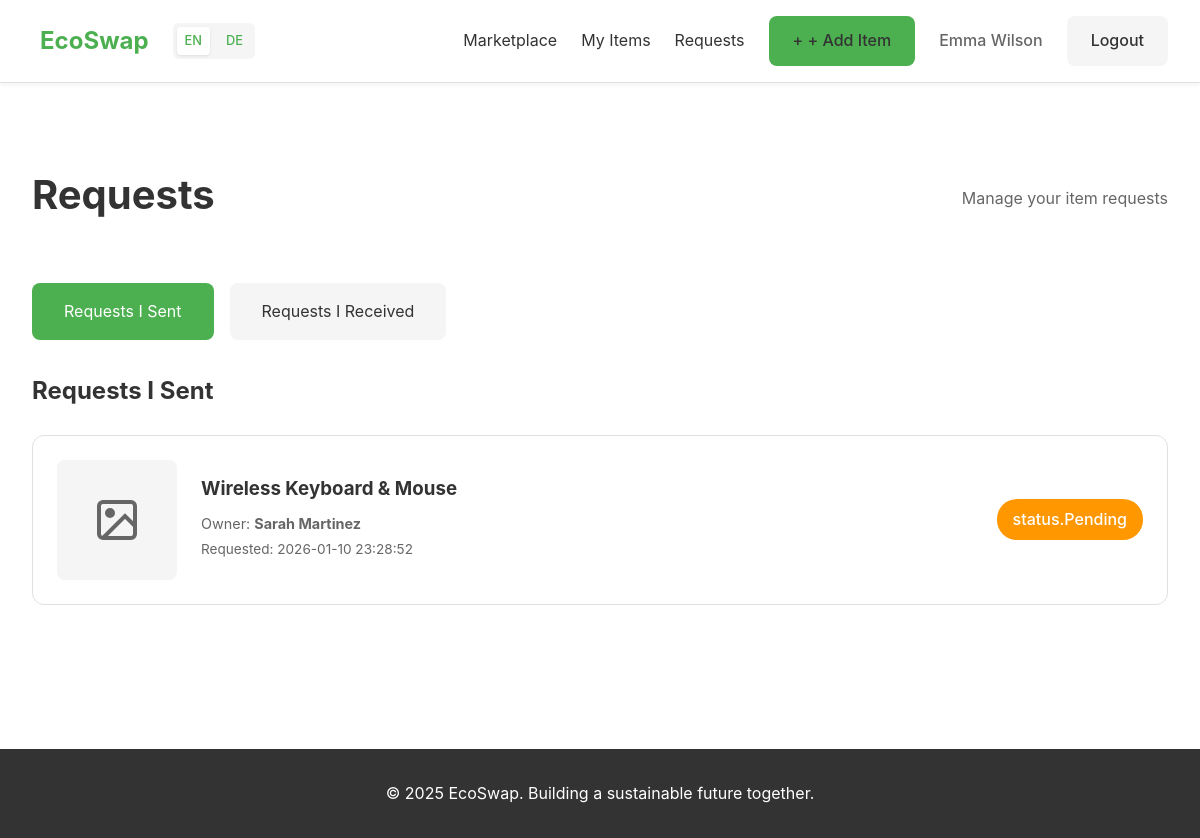
/my-requests (signed in), run on the app's committed database.
### tables this page shows
CREATE TABLE requests (
        id INTEGER PRIMARY KEY AUTOINCREMENT,
        listing_id INTEGER NOT NULL,
        requester_id INTEGER NOT NULL,
        status TEXT DEFAULT 'Pending',
        request_date TIMESTAMP DEFAULT CURRENT_TIMESTAMP,
        FOREIGN KEY (listing_id) REFERENCES listings (id),
        FOREIGN KEY (requester_id) REFERENCES users (id)
    );

CREATE TABLE listings (
        id INTEGER PRIMARY KEY AUTOINCREMENT,
        user_id INTEGER NOT NULL,
        title TEXT NOT NULL,
        description TEXT NOT NULL,
        category TEXT NOT NULL,
        condition TEXT NOT NULL,
        listing_type TEXT NOT NULL,
        status TEXT DEFAULT 'Active',
        image_path TEXT,
        created_at TIMESTAMP DEFAULT CURRENT_TIMESTAMP,
        FOREIGN KEY (user_id) REFERENCES users (id)
    );

CREATE TABLE users (
        id INTEGER PRIMARY KEY AUTOINCREMENT,
        email TEXT UNIQUE NOT NULL,
        password TEXT NOT NULL,
        display_name TEXT NOT NULL,
        location TEXT NOT NULL,
        is_admin INTEGER DEFAULT 0,
        created_at TIMESTAMP DEFAULT CURRENT_TIMESTAMP
    );

### app.py (the view)
@app.route('/my-requests')
def my_requests():
    if 'user_id' not in session:
        flash('Please login first!', 'error')
        return redirect(url_for('login'))
    conn = get_db()
    c = conn.cursor()
    c.execute('''SELECT r.*, l.title, l.image_path, u.display_name as owner_name
                 FROM requests r
                 JOIN listings l ON r.listing_id = l.id
                 JOIN users u ON l.user_id = u.id
                 WHERE r.requester_id = ?
                 ORDER BY r.request_date DESC''', (session['user_id'],))
    my_requests = c.fetchall()
    c.execute('''SELECT r.*, l.title, l.image_path, u.display_name as requester_name
                 FROM requests r
                 JOIN listings l ON r.listing_id = l.id
                 JOIN users u ON r.requester_id = u.id
                 WHERE l.user_id = ?
                 ORDER BY r.request_date DESC''', (session['user_id'],))
    received_requests = c.fetchall()
    conn.close()
    return render_template('my_requests.html', my_requests=my_requests, received_requests=received_requests)

### app.py (called while the page is built)
def get_t(key):
    lang = session.get('lang', 'en')
    current = translations.get(lang, {})
    keys = key.split('.')
    for k in keys:
        if isinstance(current, dict) and k in current:
            current = current[k]
        else:
            return key
    return current if isinstance(current, str) else key

@app.context_processor
def inject_t():
    return dict(t=get_t, current_lang=session.get('lang', 'en'))

def get_db():
    conn = sqlite3.connect('ecoswap.db')
    conn.row_factory = sqlite3.Row
    return conn

### templates/my_requests.html (shortened to what this page needs)
{% extends "base.html" %}
{% block content %}
<section class="requests-section">
    <div class="container">
        <div class="page-header">
            <h1>{{ t('dashboard.requests') }}</h1>
            <p>{{ t('dashboard.manageRequests') }}</p>
        </div>
        <div class="requests-tabs">
            <div class="tab active" onclick="showTab('sent')">{{ t('dashboard.requestsSent') }}</div>
            <div class="tab" onclick="showTab('received')">{{ t('dashboard.requestsReceived') }}</div>
        </div>
        <div id="sent-requests" class="requests-list">
            <h2>{{ t('dashboard.requestsSent') }}</h2>
            {% if my_requests %}
            {% for request in my_requests %}
            <div class="request-card">
                <div class="request-image">
                    {% if request['image_path'] %}
                    <img src="{{ url_for('static', filename=request['image_path']) }}" alt="{{ request['title'] }}">
                    {% else %}
                    <div class="request-placeholder"><svg width="48" height="48" viewBox="0 0 24 24" fill="none"
                            stroke="currentColor" stroke-width="2">
                            <rect x="3" y="3" width="18" height="18" rx="2" ry="2"></rect>
                            <circle cx="8.5" cy="8.5" r="1.5" fill="currentColor"></circle>
                            <polyline points="21 15 16 10 5 21"></polyline>
                        </svg></div>
                    {% endif %}
                </div>
                <div class="request-content">
                    <h3>{{ request['title'] }}</h3>
                    <p>{{ t('dashboard.owner') }}: <strong>{{ request['owner_name'] }}</strong></p>
                    <p class="request-date">{{ t('dashboard.requestedOn') }}: {{ request['request_date'] }}</p>
                </div>
                <div class="request-status status-{{ request['status'].lower() }}">
                    {{ t('status.' + request['status']) }}
                </div>
            </div>
            {% endfor %}
            {% endif %}
        </div>
    </div>
</section>
{% endblock %}

### static/css/style.css (style rules this page uses)
* { margin: 0; padding: 0; box-sizing: border-box; }
:root { --primary: #4CAF50; --primary-dark: #388E3C; --secondary: #8BC34A; --danger: #f44336; --warning: #ff9800; --info: #2196F3; --light-bg: #f5f5f5; --border: #e0e0e0; --text: #333; --text-light: #666; --white: #ffffff; }
body { font-family: -apple-system, BlinkMacSystemFont, 'Segoe UI', Roboto, Oxygen, Ubuntu, Cantarell, sans-serif; color: var(--text); line-height: 1.6; background: var(--white); }
.container { max-width: 1200px; margin: 0 auto; padding: 0 2rem; }
.page-header { display: flex; justify-content: space-between; align-items: center; margin: 3rem 0; }
.page-header h1 { font-size: 2.5rem; margin-bottom: 0.5rem; }
.page-header p { color: var(--text-light); }
.requests-section { padding: 2rem 0; }
.requests-tabs { display: flex; gap: 1rem; margin-bottom: 2rem; }
.tab { padding: 1rem 2rem; background: var(--light-bg); border-radius: 8px; cursor: pointer; transition: all 0.3s; }
.tab.active { background: var(--primary); color: var(--white); }
.requests-list { margin-bottom: 3rem; }
.requests-list h2 { margin-bottom: 1.5rem; }
.request-card { display: flex; gap: 1.5rem; align-items: center; background: var(--white); padding: 1.5rem; border-radius: 12px; margin-bottom: 1rem; border: 1px solid var(--border); }
.request-placeholder { width: 120px; height: 120px; background: var(--light-bg); border-radius: 8px; display: flex; align-items: center; justify-content: center; color: var(--text-light); }
.request-content { flex: 1; }
.request-content h3 { margin-bottom: 0.5rem; }
.request-content p { color: var(--text-light); font-size: 0.9rem; margin-bottom: 0.25rem; }
.request-date { font-size: 0.85rem !important; }
.request-status { padding: 0.5rem 1rem; border-radius: 20px; font-weight: 500; }
.request-status.status-pending { background: var(--warning); color: var(--white); }

### data on the page
requests: title "Wireless Keyboard & Mouse", t "Owner", owner_name "Sarah Martinez", t "Requested", request_date "2026-01-10 23:28:52", status "status.Pending"

### other printed values
{{ t('common.appName') }} "EcoSwap"
{{ t('common.marketplace') }} "Marketplace"
{{ t('common.myItems') }} "My Items"
{{ t('dashboard.requests') }} "Requests"
{{ t('dashboard.addItem') }} "+ Add Item"
{{ session.get('display_name') }} "Emma Wilson"
{{ t('common.logout') }} "Logout"
{{ t('dashboard.manageRequests') }} "Manage your item requests"
{{ t('dashboard.requestsSent') }} "Requests I Sent"
{{ t('dashboard.requestsReceived') }} "Requests I Received"
